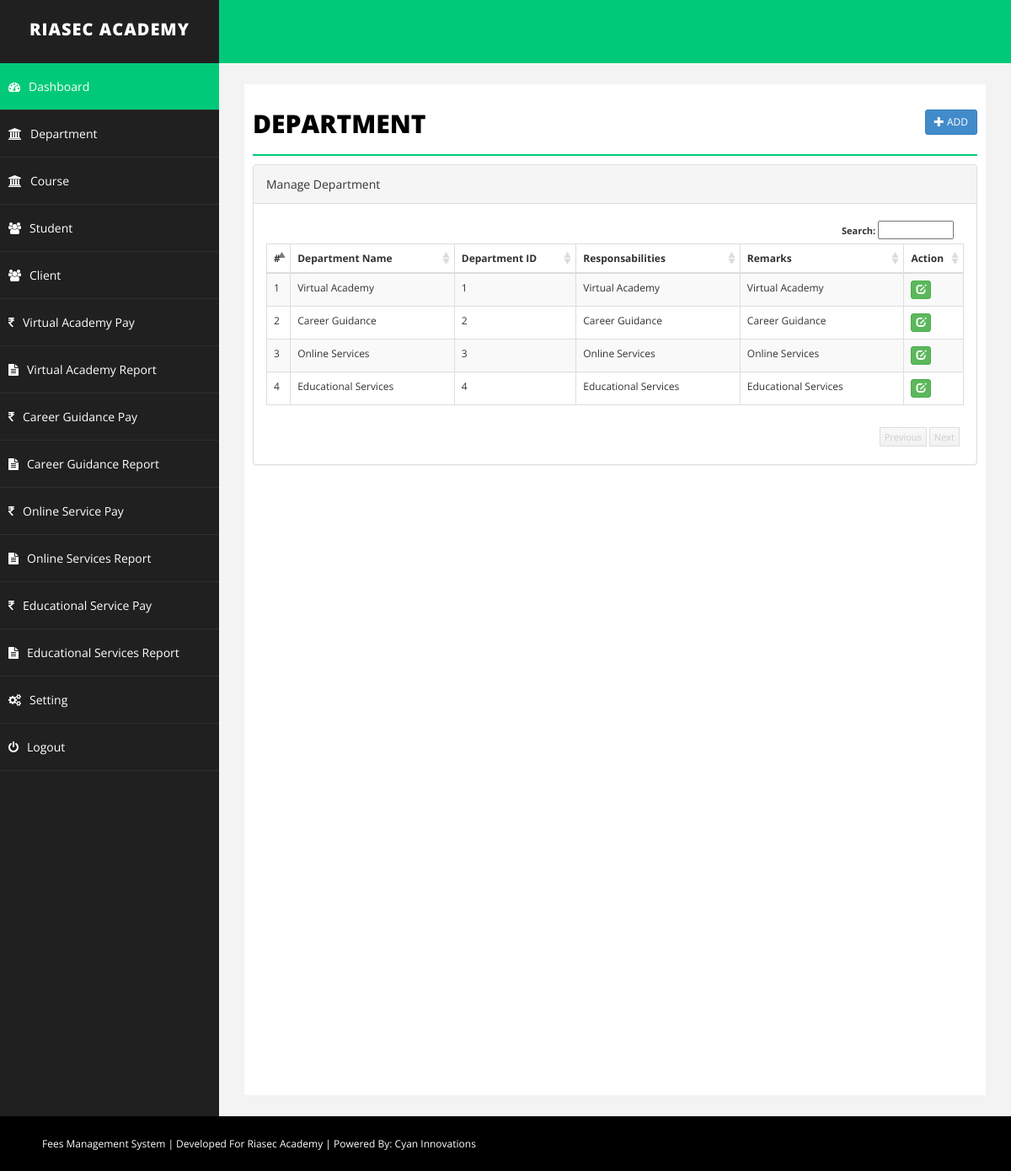
Screenshot of /department.php (signed in) with the database file from the repository.
### tables this page shows
CREATE TABLE `branch` (
  `id` int(255) NOT NULL,
  `branch` varchar(255) NOT NULL,
  `address` text NOT NULL,
  `detail` text NOT NULL,
  `delete_status` enum('0','1') NOT NULL DEFAULT '0'
);

### department.php (the view, shortened to what this page needs)
<?php
include("php/dbconnect.php");
$branch='';
$address='';
$detail = '';
$id= '';
$action = "add";
?>
<!DOCTYPE html>
<html xmlns="http://www.w3.org/1999/xhtml">
<head>
    <link href="css/bootstrap.css" rel="stylesheet" />
    <link href="css/font-awesome.css" rel="stylesheet" />
    <link href="css/basic.css" rel="stylesheet" />
    <link href="css/custom.css" rel="stylesheet" />
</head>
<?php
include("php/header.php");
?>
        <div id="page-wrapper">
            <div id="page-inner">
                <div class="row">
                    <div class="col-md-12">
                        <h1 class="page-head-line">Department
						<?php
						echo (isset($_GET['action']) && @$_GET['action']=="add" || @$_GET['action']=="edit")?
						' <a href="department.php" class="btn btn-primary btn-sm pull-right">Back <i class="glyphicon glyphicon-arrow-right"></i></a>':'<a href="department.php?action=add" class="btn btn-primary btn-sm pull-right"><i class="glyphicon glyphicon-plus"></i> Add </a>';
						?>
						</h1>
                    </div>
                </div>
        <?php
		 if(isset($_GET['action']) && @$_GET['action']=="add" || @$_GET['action']=="edit")
		 {
		?>
			<script type="text/javascript" src="js/validation/jquery.validate.min.js"></script>
                <div class="row">
                    <div class="col-sm-8 col-sm-offset-2">
               <div class="panel panel-primary">
                        <div class="panel-heading">
                           <?php echo ($action=="add")? "Add Branch": "Edit Branch"; ?>
                        </div>
						<form action="department.php" method="post" id="signupForm1" class="form-horizontal">
                        <div class="panel-body">
						<div class="form-group">
								<label class="col-sm-2 control-label" for="Old">Department Name</label>
								<div class="col-sm-10">
									<input type="text" class="form-control" id="branch" name="branch" value="<?php echo $branch;?>"  />
								</div>
							</div>
							<div class="form-group">
								<label class="col-sm-2 control-label" for="Password">Responsabilities </label>
								<div class="col-sm-10">
	                        <textarea class="form-control" id="address" name="address"><?php echo $address;?></textarea >
								</div>
							</div>
							<div class="form-group">
								<label class="col-sm-2 control-label" for="Confirm">Remarks</label>
								<div class="col-sm-10">
									    <textarea class="form-control" name="detail" id="detail"><?php echo $detail;?></textarea >
								</div>
							</div>
						<div class="form-group">
								<div class="col-sm-8 col-sm-offset-2">
								<input type="hidden" name="id" value="<?php echo $id;?>">
								<input type="hidden" name="action" value="<?php echo $action;?>">
									<button type="submit" name="save" class="btn btn-primary">Save </button>
								</div>
							</div>
                         </div>
							</form>
                        </div>
                            </div>
                </div>
		<script type="text/javascript">
		$( document ).ready( function () {
			 if($("#signupForm1").length > 0)
         {
			$( "#signupForm1" ).validate( {
				rules: {
					branch: "required",
					address: "required"
				},
				messages: {
					branch: "Please enter branch name",
					address: "Please enter address"
				},
				errorElement: "em",
				errorPlacement: function ( error, element ) {
					// Add the `help-block` class to the error element
					error.addClass( "help-block" );
					// Add `has-feedback` class to the parent div.form-group
					// in order to add icons to inputs
					element.parents( ".col-sm-10" ).addClass( "has-feedback" );
					if ( element.prop( "type" ) === "checkbox" ) {
						error.insertAfter( element.parent( "label" ) );
					} else {
						error.insertAfter( element );
					}
					// Add the span element, if doesn't exists, and apply the icon classes to it.
					if ( !element.next( "span" )[ 0 ] ) {
						$( "<span class='glyphicon glyphicon-remove form-control-feedback'></span>" ).insertAfter( element );
					}
				},
				success: function ( label, element ) {
					// Add the span element, if doesn't exists, and apply the icon classes to it.
					if ( !$( element ).next( "span" )[ 0 ] ) {
						$( "<span class='glyphicon glyphicon-ok form-control-feedback'></span>" ).insertAfter( $( element ) );
					}
				},
				highlight: function ( element, errorClass, validClass ) {
					$( element ).parents( ".col-sm-10" ).addClass( "has-error" ).removeClass( "has-success" );
					$( element ).next( "span" ).addClass( "glyphicon-remove" ).removeClass( "glyphicon-ok" );
				},
				unhighlight: function ( element, errorClass, validClass ) {
					$( element ).parents( ".col-sm-10" ).addClass( "has-success" ).removeClass( "has-error" );
					$( element ).next( "span" ).addClass( "glyphicon-ok" ).removeClass( "glyphicon-remove" );
				}
			} );
			}
		} );
	</script>
		<?php
		}else{
		?>
		 <link href="css/datatable/datatable.css" rel="stylesheet" />
		<div class="panel panel-default">
                        <div class="panel-heading">
                            Manage Department
                        </div>
                        <div class="panel-body">
                             <div class="table-sorting table-responsive">
                                <table class="table table-striped table-bordered table-hover" id="tSortable22">
                                    <thead>
                                        <tr>
                                            <th>#</th>
                                            <th>Department Name</th>
											<th>Department ID</th>
                                            <th>Responsabilities</th>
                                            <th>Remarks</th>
											<th>Action</th>
                                        </tr>
                                    </thead>
                                    <tbody>
									<?php
									$sql = "select * from branch where delete_status='0'";
									$q = $conn->query($sql);
									$i=1;
									while($r = $q->fetch_assoc())
									{
									echo '<tr>
                                            <td>'.$i.'</td>
											<td>'.$r['branch'].'</td>
											<td>'.$r['id'].'</td>
                                            <td>'.$r['address'].'</td>
                                            <td>'.$r['detail'].'</td>
											<td>
											<a href="department.php?action=edit&id='.$r['id'].'" class="btn btn-success btn-xs"><span class="glyphicon glyphicon-edit"></span></a>
                                        </tr>';
										$i++;
									}
									?>
                                    </tbody>
                                </table>
                            </div>
                        </div>
                    </div>
		<?php
		}
		?>
            </div>
        </div>
    </div>
    <div id="footer-sec">
	Fees Management System | Developed For Riasec Academy | Powered By: <a href="https://www.cyaninnovations.in/" target="_blank">Cyan Innovations</a>
    </div>
</body>
</html>

### php/header.php (shortened to what this page needs)
<body>
    <div id="wrapper">
        <nav class="navbar navbar-default navbar-cls-top " role="navigation" style="margin-bottom: 0">
            <div class="navbar-header" >
                <a class="navbar-brand" href="index.php">RIASEC ACADEMY</a>
            </div>
        </nav>
        <nav class="navbar-default navbar-side" role="navigation">
            <div class="sidebar-collapse">
                <ul class="nav" id="main-menu">
                    <li>
                        <a class="active-menu" href="index.php"><i class="fa fa-dashboard "></i>Dashboard</a>
                    </li>
					 <li>
                        <a href="department.php"><i class="fa fa-university "></i>Department</a>
                    </li>
                    <li>
                        <a href="course.php"><i class="fa fa-university "></i>Course</a>
                    </li>
					 <li>
                        <a href="student.php"><i class="fa fa-users "></i>Student</a>
                    </li>
                    <li>
                        <a href="client.php"><i class="fa fa-users "></i>Client</a>
                    </li>
                    <li>
                        <a href="virtualpayment.php?branch=1"><i class="fa fa-inr "></i>Virtual Academy Pay</a>
                    </li>
                    <li>
                        <a href="virtualreport.php"><i class="fa fa-file-text "></i>Virtual Academy Report</a>
                    </li>
					<li>
                        <a href="careerpayment.php?branch=2"><i class="fa fa-inr "></i>Career Guidance Pay</a>
                    </li>
                    <li>
                        <a href="careerreport.php"><i class="fa fa-file-text "></i>Career Guidance Report </a>
                    </li>
                   <li>
                        <a href="onlineservicepay.php?branch=3"><i class="fa fa-inr "></i>Online Service Pay</a>
                    </li>
                    <li>
                        <a href="onlineservicereport.php"><i class="fa fa-file-text "></i>Online Services Report </a>
                    </li>
                    <li>
                        <a href="edupayment.php?branch=4"><i class="fa fa-inr "></i>Educational Service Pay</a>
                    </li>
                    <li>
                        <a href="edureport.php"><i class="fa fa-file-text "></i>Educational Services Report</a>
                    </li>
			         <li>
                        <a href="setting.php"><i class="fa fa-cogs "></i>Setting</a>
                    </li>
					 <li>
                        <a href="logout.php"><i class="fa fa-power-off "></i>Logout</a>
                    </li>
                </ul>
            </div>
        </nav>

### css/basic.css (style rules this page uses)
body { font-family: 'Open Sans', sans-serif; line-height:25px; }
#wrapper { width: 100%; background: #202020; }
#page-wrapper { padding: 15px 15px; min-height: 600px; background: #F3F3F3; }
#page-inner { width: 100%; margin: 10px 20px 10px 0px; background-color: #fff!important; padding: 10px; min-height: 1200px; }
.page-head-line { font-size: 30px; text-transform: uppercase; color: #000; font-weight: 800; padding-bottom: 20px; border-bottom: 2px solid #00CA79; margin-bottom: 10px; }
.navbar-cls-top .navbar-brand { color: #fff; background: #202020; width: 260px; text-align: center; height: 75px; font-size: 20px; letter-spacing: 1px; font-weight: 900; padding-top: 25px; text-transform:uppercase; }
.active-menu { background-color: #00CA79!important; }
.sidebar-collapse, .sidebar-collapse .nav { background: none; }
.sidebar-collapse .nav { padding: 0; }
.sidebar-collapse .nav > li > a { color: #fff; background: #202020; text-shadow: none; padding: 15px 40px; border-bottom: 1px solid #2F2E31; }
.sidebar-collapse > .nav > li > a { padding: 15px 10px; }
.navbar-side { border: none; background-color: #202020; }
.navbar-cls-top { background: #00CA79; border-bottom: none; }
.navbar-default { border: 0px solid black; }
.navbar-header { background: #000000; }
.nav > li > a > i { margin-right: 10px; }
#footer-sec { background-color:#000; padding:20px 50px; color:#fff; font-size:12px; }
#footer-sec a { color:#fff; }
@media (min-width:768px) { #page-wrapper { margin: 0 0 0 260px; padding: 15px 30px; min-height: 1200px; } }
@media (min-width:768px) { .navbar-side { z-index: 1; position: absolute; width: 260px; } }
@media (min-width:768px) { .navbar { border-radius: 0px; } }

### css/datatable/datatable.css (style rules this page uses)
.dataTable { float: left; }
.table-sorting { padding: 0px; position: relative; font-size: 12px; background-color: #FFF; }
.table-sorting .table { border-top: 1px solid #DDD; border-bottom: 1px solid #DDD; }
.table-sorting .sorting_asc { background: url('../../img/datatable/sort_asc.png') no-repeat center right; cursor: pointer; }
.table-sorting .sorting { background: url('../../img/datatable/sort_both.png') no-repeat center right; cursor: pointer; }

### rows the page displays
branch: branch "Virtual Academy", id "1", address "Virtual Academy", detail "Virtual Academy"
branch: branch "Career Guidance", id "2", address "Career Guidance", detail "Career Guidance"
branch: branch "Online Services", id "3", address "Online Services", detail "Online Services"
branch: branch "Educational Services", id "4", address "Educational Services", detail "Educational Services"
